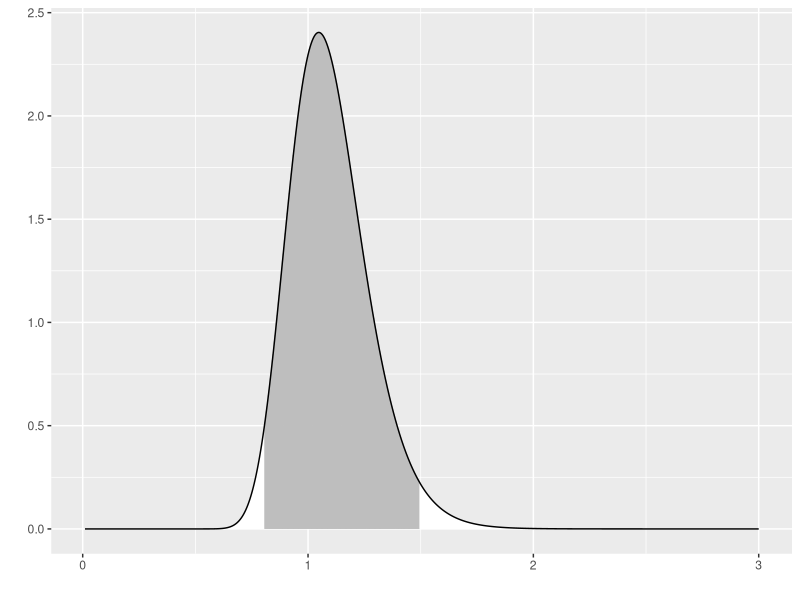
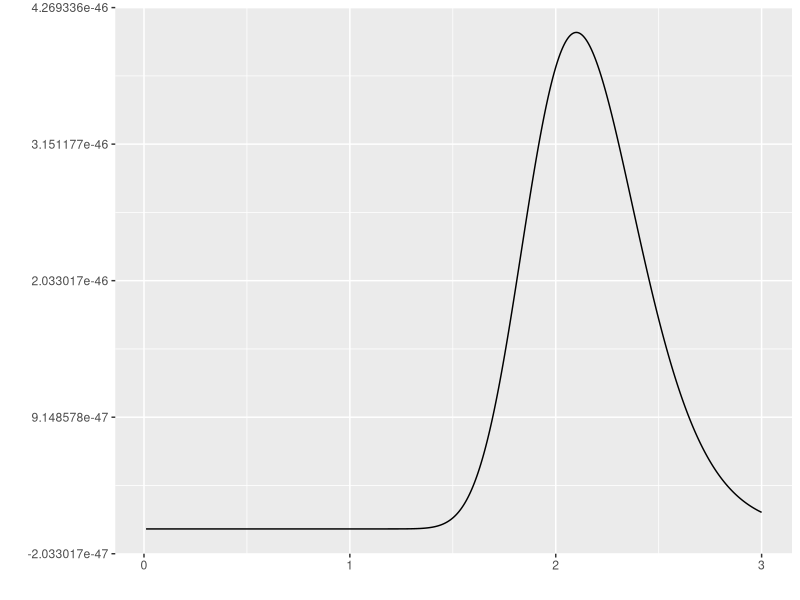
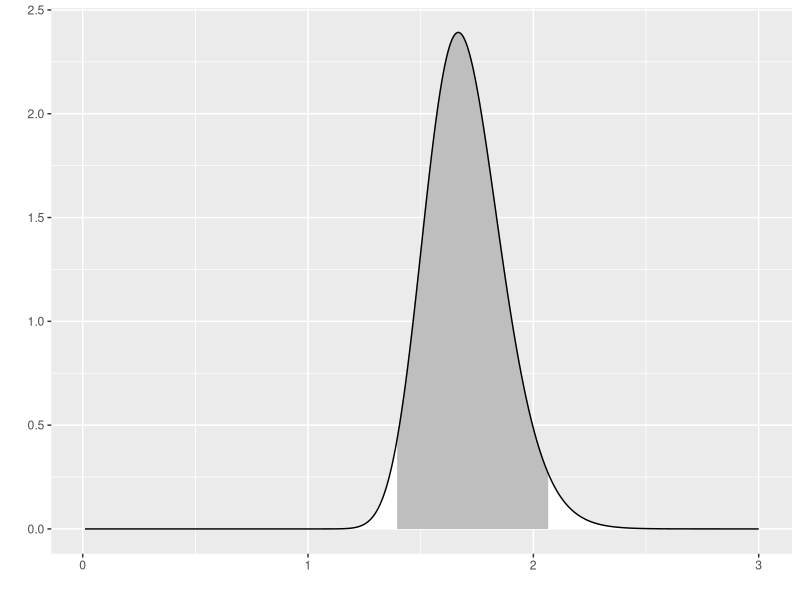
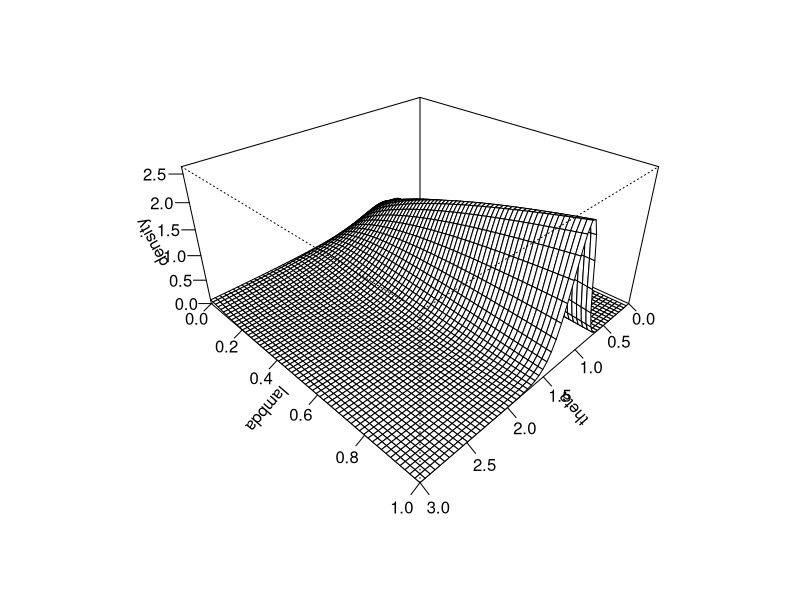
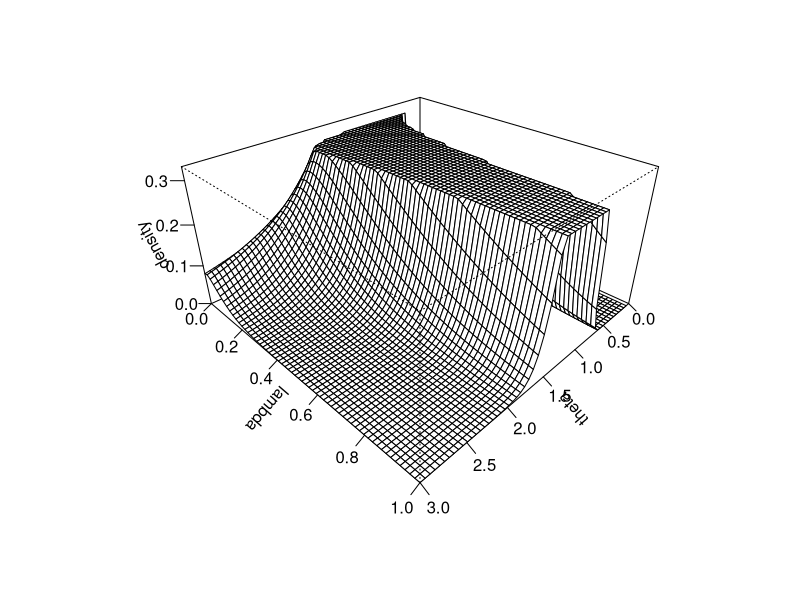
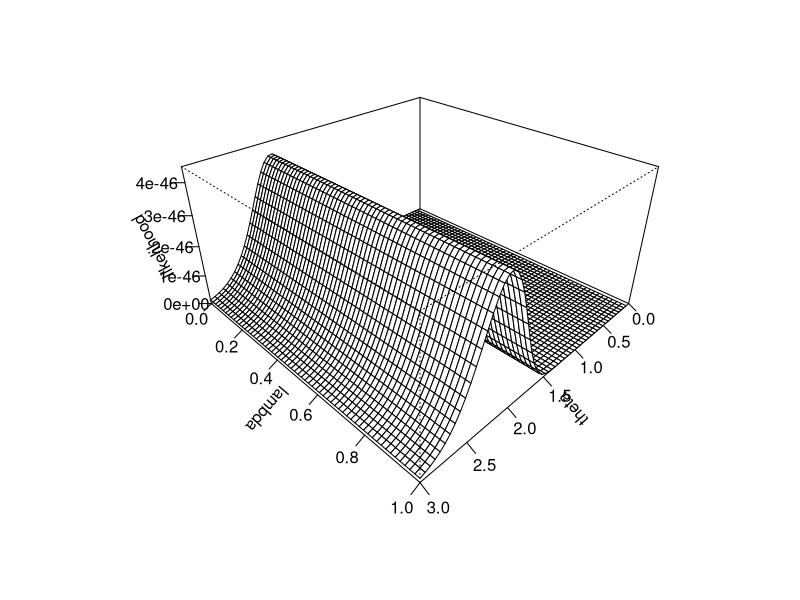
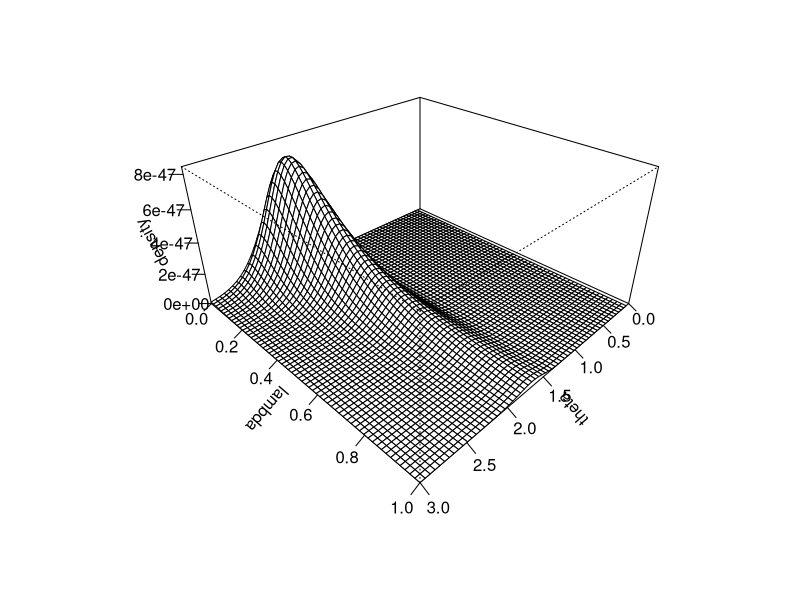
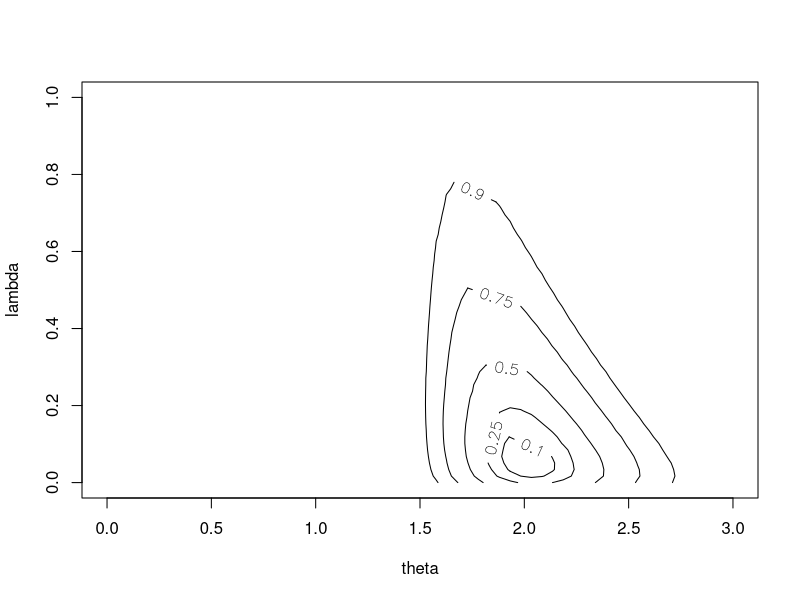

These charts were generated, in order, by the following R code:
## ---- chunk 1
suppressMessages(suppressWarnings(library(MASS)))
suppressMessages(suppressWarnings(library(tidyverse)))
knitr::opts_chunk$set(echo=TRUE, fig.width=8, fig.height=2)
## ---- chunk 2
x_max <- 3

a0 <- 41
b0 <- 44

n <- 60
xbar <- 2.1

a1 <- a0 + n
b1 <- b0 + n*xbar

posterior_alpha <- a0+n
posterior_beta <- b0+n*xbar

x_grid <- seq(0.01, x_max, length=1000)

f <- function(x, theta) {
  theta^(-1) * 
    exp(-x/theta)
}

g <- function(theta, alpha, beta) {
  beta^alpha/gamma(alpha) *
    theta^(-alpha-1) * 
    exp(-beta/theta)
}

prior05 <- 1/qgamma(c(0.975), a0, b0) 
prior95 <- 1/qgamma(c(0.025), a0, b0) 

post05 <- 1/qgamma(c(0.975), a1, b1) 
post95 <- 1/qgamma(c(0.025), a1, b1) 

## ---- chunk 3
g_grid <- g(x_grid, a0, b0)
outside <- x_grid < prior05 | x_grid > prior95
x_color <- 
  ifelse(outside, "white", "gray")
data.frame(x=x_grid, y=g_grid) %>%
  ggplot(aes(x, y)) +
    geom_segment(aes(xend=x, yend=0), color=x_color) +
    geom_line() + xlab(" ") + ylab(" ")
## ---- chunk 4
f_grid <- f(xbar, x_grid)^n
x_color <- "white"
data.frame(x=x_grid, y=f_grid) %>%
  ggplot(aes(x, y)) +
    geom_line() + xlab(" ") + ylab(" ")
## ---- chunk 5
h_grid <- g(x_grid, a1, b1)
outside <- x_grid < post05 | x_grid > post95
x_color <- 
  ifelse(outside, "white", "gray")
data.frame(x=x_grid, y=h_grid) %>%
  ggplot(aes(x, y)) +
    geom_segment(aes(xend=x_grid, yend=0), color=x_color) +
    geom_line() + xlab(" ") + ylab(" ")
## ---- chunk 6
knitr::opts_chunk$set(echo=TRUE, fig.width=8, fig.height=8)
## ---- chunk 7
lambda_grid <- seq(0, 1, length=60)
theta_grid <- seq(0, x_max, length=60)


gstar <- function(theta, lambda) {g(theta, lambda*(a0-1)+1, lambda*(b0-1)+1)}
density <- outer(theta_grid, lambda_grid, gstar)
op <- par(bg = "white")
z_max <- max(density, na.rm=TRUE)
persp(
  theta_grid, 
  lambda_grid, 
  density, 
  zlim=c(0, 1.1*z_max),
  xlab="theta",
  ylab="lambda",
  theta = 135, 
  phi = 30, 
  expand=0.5,
  ticktype="detailed")
## ---- chunk 8
density <- outer(theta_grid, lambda_grid, gstar)
# density[12:32, ] <- NA
# density[11:40, ] <- NA
density[density>0.3] <- 0.3
op <- par(bg = "white")
z_max <- max(density, na.rm=TRUE)
persp(
  theta_grid, 
  lambda_grid, 
  density, 
  zlim=c(0, 1.1*z_max),
  xlab="theta",
  ylab="lambda",
  theta = 135, 
  phi = 30, 
  expand=0.5,
  ticktype="detailed")
## ---- chunk 9
lambda_grid <- seq(0, 1, length=60)
theta_grid <- seq(0, x_max, length=60)


fstar <- function(theta, lambda) {f(xbar, theta)^n}
likelihood <- outer(theta_grid, lambda_grid, fstar)
z_max <- max(likelihood, na.rm=TRUE)
persp(
  theta_grid, 
  lambda_grid, 
  likelihood, 
  zlim=c(0, 1.1*z_max),
  xlab="theta",
  ylab="lambda",
  theta = 135, 
  phi = 30, 
  expand=0.5,
  ticktype="detailed")
## ---- chunk 10
lambda_grid <- seq(0, 1, length=60)
theta_grid <- seq(0, x_max, length=60)


hstar <- function(theta, lambda) {g(theta, lambda*(a0-1)+1, lambda*(b0-1)+1)*f(xbar, theta)^n}
density <- outer(theta_grid, lambda_grid, hstar)
z_max <- max(density, na.rm=TRUE)
persp(
  theta_grid, 
  lambda_grid, 
  density, 
  zlim=c(0, 1.1*z_max),
  xlab="theta",
  ylab="lambda",
  theta = 135, 
  phi = 30, 
  expand=0.5,
  ticktype="detailed")
## ---- chunk 11
density <- density / sum(density, na.rm=TRUE)
density %>%
  as.vector %>%
  sort %>%
  rev -> sorted_density
cumulative_p <- 0
for (p in sorted_density) {
  cumulative_p <- p + cumulative_p
  density[density==p] <- cumulative_p
}
contour(
  theta_grid, 
  lambda_grid, 
  density,
  labcex=1,
  levels=c(10, 25, 50, 75, 90)/100,
  xlab="theta",
  ylab="lambda")
